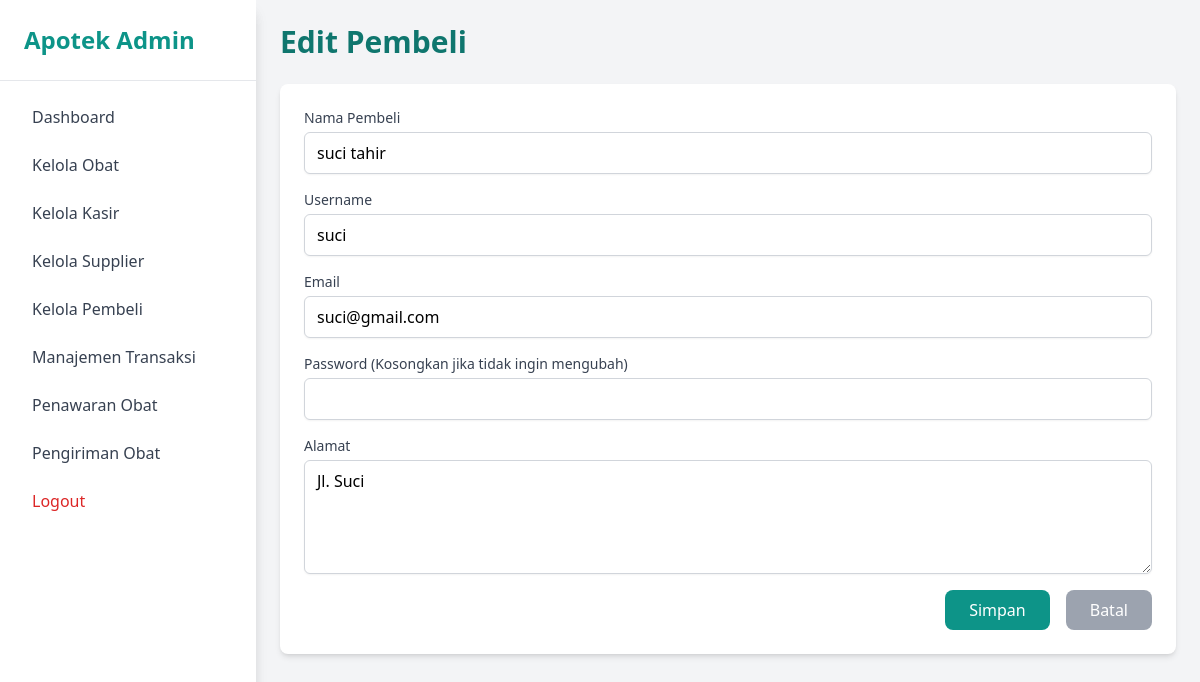
Screenshot of /admin/edit_pembeli.php?id=1 (signed in) with the database file from the repository.
### tables this page shows
CREATE TABLE `pembeli_222233` (
  `pembeli_id_222233` int(11) NOT NULL,
  `user_id_222233` int(11) NOT NULL,
  `alamat_222233` text NOT NULL
);

CREATE TABLE `users_222233` (
  `user_id_222233` int(11) NOT NULL,
  `nama_222233` varchar(255) NOT NULL,
  `username_222233` varchar(100) NOT NULL,
  `email_222233` varchar(100) NOT NULL,
  `password_222233` varchar(255) NOT NULL,
  `role_222233` enum('admin','kasir','pembeli','supplier') NOT NULL,
  `created_at_222233` timestamp NOT NULL DEFAULT current_timestamp()
);

### admin/edit_pembeli.php (the view, shortened to what this page needs)
<?php
include '../koneksi.php';
include 'sidebar.php';
$pembeli_id = intval($_GET['id']);
$sql_user = "SELECT u.user_id_222233, u.nama_222233, u.username_222233, u.email_222233, p.alamat_222233
             FROM users_222233 u
             JOIN pembeli_222233 p ON u.user_id_222233 = p.user_id_222233
             WHERE p.pembeli_id_222233 = ?";
$stmt_user = $conn->prepare($sql_user);
$stmt_user->bind_param("i", $pembeli_id);
$stmt_user->execute();
$result_user = $stmt_user->get_result();
$row_user = $result_user->fetch_assoc();
$user_id = $row_user['user_id_222233'];
?>
<!DOCTYPE html>
<html lang="id">
<head>
    <script src="https://cdn.tailwindcss.com"></script>
</head>
<body class="bg-gray-100 font-sans min-h-screen">
<?php include 'sidebar.php'; ?>
<div class="ml-64 p-6">
    <h1 class="text-3xl font-bold text-teal-700 mb-6">Edit Pembeli</h1>
    <form action="edit_pembeli.php?id=<?php echo $user_id; ?>" method="POST" class="bg-white p-6 rounded-lg shadow-md space-y-4">
        <div>
            <label for="nama_pembeli" class="block text-sm font-medium text-gray-700">Nama Pembeli</label>
            <input type="text" id="nama_pembeli" name="nama_pembeli" class="mt-1 block w-full px-3 py-2 border border-gray-300 rounded-md shadow-sm focus:outline-none focus:ring-2 focus:ring-teal-500" value="<?php echo htmlspecialchars($row_user['nama_222233']); ?>" required>
        </div>
        <div>
            <label for="username" class="block text-sm font-medium text-gray-700">Username</label>
            <input type="text" id="username" name="username" class="mt-1 block w-full px-3 py-2 border border-gray-300 rounded-md shadow-sm focus:outline-none focus:ring-2 focus:ring-teal-500" value="<?php echo htmlspecialchars($row_user['username_222233']); ?>" required>
        </div>
        <div>
            <label for="email" class="block text-sm font-medium text-gray-700">Email</label>
            <input type="email" id="email" name="email" class="mt-1 block w-full px-3 py-2 border border-gray-300 rounded-md shadow-sm focus:outline-none focus:ring-2 focus:ring-teal-500" value="<?php echo htmlspecialchars($row_user['email_222233']); ?>" required>
        </div>
        <div>
            <label for="password" class="block text-sm font-medium text-gray-700">Password (Kosongkan jika tidak ingin mengubah)</label>
            <input type="password" id="password" name="password" class="mt-1 block w-full px-3 py-2 border border-gray-300 rounded-md shadow-sm focus:outline-none focus:ring-2 focus:ring-teal-500">
        </div>
        <div>
            <label for="alamat" class="block text-sm font-medium text-gray-700">Alamat</label>
            <textarea id="alamat" name="alamat" rows="4" class="mt-1 block w-full px-3 py-2 border border-gray-300 rounded-md shadow-sm focus:outline-none focus:ring-2 focus:ring-teal-500" required><?php echo htmlspecialchars($row_user['alamat_222233']); ?></textarea>
        </div>
        <div class="flex justify-end space-x-4">
            <button type="submit" class="px-6 py-2 bg-teal-600 text-white rounded-lg hover:bg-teal-700">
                Simpan
            </button>
            <a href="pembeli.php" class="px-6 py-2 bg-gray-400 text-white rounded-lg hover:bg-gray-500">
                Batal
            </a>
        </div>
    </form>
</div>
</body>
</html>

### rows the page displays
pembeli_222233: nama_pembeli "suci tahir", username "suci", email "suci@gmail.com", alamat "Jl. Suci"
